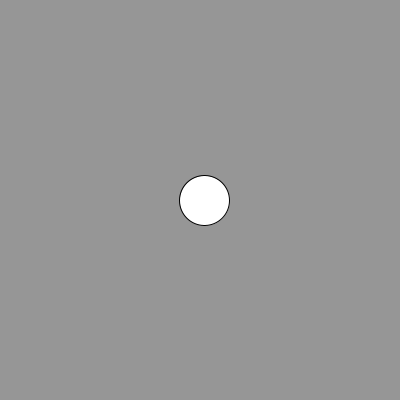
Frame 1 (no input)
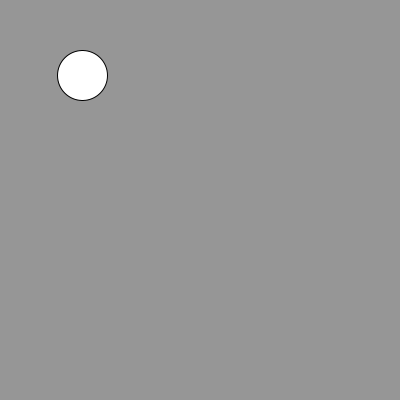
Frame 60 (the mouse pressed at the canvas centre just before this capture)
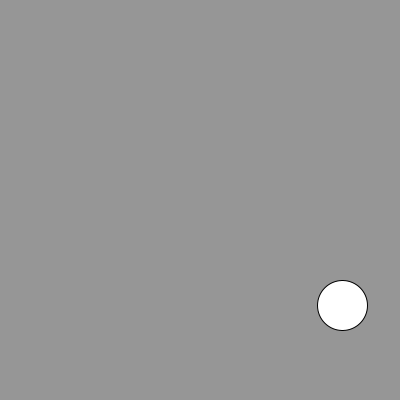
Frame 120 (the mouse held since frame 60 and released just before this capture)

The Processing sketch that drew these frames (run headless with seeded random() and noise(); from frame 60 on, the mouse is pressed at the canvas centre):

// Processing sketch: processing_77137
// ── processing_77137.pde

PVector pos, vel, acc;
float rad;
boolean switchedX, outX, outY, switchedY, caps;

//boolean switched


void setup()
{
  size(400,400);
  frameRate(24);
  caps = false;
  rad = 25;
  pos = new PVector( width/2, height/2);
  vel = new PVector(5, 1);
  
  //Make sure this is in the 'draw' function so that it actually updates
  //acc = new PVector((mouseX-pos.x)*.001, (mouseY-pos.y)*.001);
}

void draw()
{
  background(150);
  acc = new PVector((mouseX-pos.x)*.001, (mouseY-pos.y)*.001);
  vel.add(acc);
  pos.add(vel);
  
  
  //classic collison detection
  
//  if(pos.y > height - rad)
//  {
//    vel.y = -vel.y;
//  }
//  
//  
//  if(pos.y < 0 + rad)
//  {
//    vel.y = -vel.y;
//  }
//  
//  
//  if(pos.x > width - rad)
//  {
//    vel.x = -vel.x;
//  }
//  
//  
//  if(pos.x < 0 + rad)
//  {
//    vel.x = -vel.x;
//  }
  
  //-----------------------------------
  
  //Attempt 2 at tolerant collision detection
  
//    if(pos.x < 0 + rad || pos.x > width - rad)
//    {
//      out = true;
//      reverseX = true;
//      out = false;
//    }
//    
//    else
//    {
//      reverseX = false;
//    }
//    
//    
//    if(pos.y < 0 + rad || pos.y > height - rad)
//    {
//      out = true;
//      reverseY = true;
//      out = false;
//    }
//    
//    else
//    {
//      reverseY = false;
//    }
//    
//    if (reverseX)
//    {
//      vel.x = -vel.x;
//    }
//    if (reverseY)
//    {
//      vel.y = -vel.y;
//    }


//------------------------------

// tolerant collison detection iteration 3

//  if(pos.x <= 0 + rad || pos.x >= width - rad)
//  {
//    outX = true;
//  }
//  
//  else
//  {
//    outX = false;
//    switched = false;
//  }
//  
//  if(pos.y <= 0 + rad || pos.y >= height - rad)
//  {
//    outY = true;
//  }
//  
//  else
//  {
//    outY = false;
//    switched = false;
//  }
//  
//  if (!switched && outX)
//  {
//    vel.x = -vel.x;
//    switched = true;
//  }
//  
//  if (!switched && outY)
//  {
//    vel.y = -vel.y;
//    switched = true;
//  }

//----------------------------

//// iteration 4
//
//  if(pos.x < 0 + rad || pos.x > width - rad)
//  {
//    outX = true;
//  }
//  
//  if(pos.x > 0 + rad - 1 || pos.x < width - rad + 1)
//  {
//    outX = false;
//    switched = false;
//  }
//  
//  if(pos.y < 0 + rad || pos.y > height - rad)
//  {
//    outY = true;
//  }
//  
//   if(pos.y > 0 + rad - 1 || pos.y < height - rad + 1)
//  {
//    outY = false;
//    switched = false;
//  }
//  
//  if (!switched && outX)
//  {
//    vel.x = -vel.x;
//    switched = true;
//  }
//  
//  if (!switched && outY)
//  {
//    vel.y = -vel.y;
//    switched = true;
//  }

//----------------------------------------

// tolerant collison detection iteration 5

  if(pos.x <= 0 + rad || pos.x >= width - rad)
  {
    outX = true;
  }
  
  else
  {
    outX = false;
    switchedX = false;
  }
  
  if(pos.y <= 0 + rad || pos.y >= height - rad)
  {
    outY = true;
  }
  
  else
  {
    outY = false;
    switchedY = false;
  }
  
  if (!switchedX && outX)
  {
    vel.x = -vel.x;
    switchedX = true;
  }
  
  if (!switchedY && outY)
  {
    vel.y = -vel.y;
    switchedY = true;
  }

//---------------------------------

  
    //speed caps static
  
  if(!caps)
  {
    if (vel.x > 15)
    {
      vel.x = 15;
    }
    
    if (vel.y > 15)
    {
      vel.y = 15;
    }
    
    if (vel.x < -15)
    {
      vel.x = -15;
    }
    
    if (vel.y < -15)
    {
      vel.y = -15;
    }
  }

// speed caps leeway

  if (caps)
  {
    if (vel.x > 5)
    {
      vel.x = vel.x * .01;
    }
    
    if (vel.y > 5)
    {
      vel.y = vel.y * .01;
    }
    
    if (vel.x < -5)
    {
      vel.x = vel.x * .01;
    }
    
    if (vel.y < -5)
    {
      vel.y = vel.y * .01;
    }
  
  }
  
  ellipse(pos.x, pos.y, rad*2, rad*2);
  
  println(vel.x);
    
}
